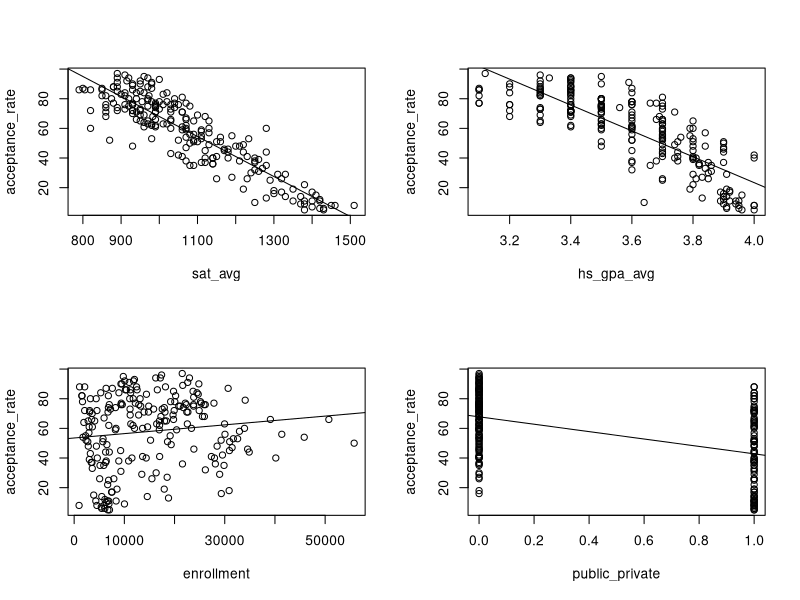
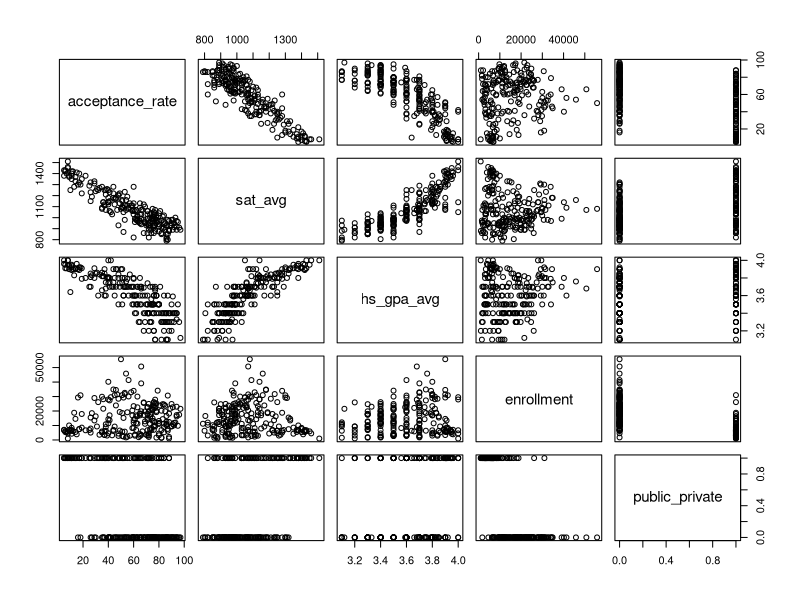
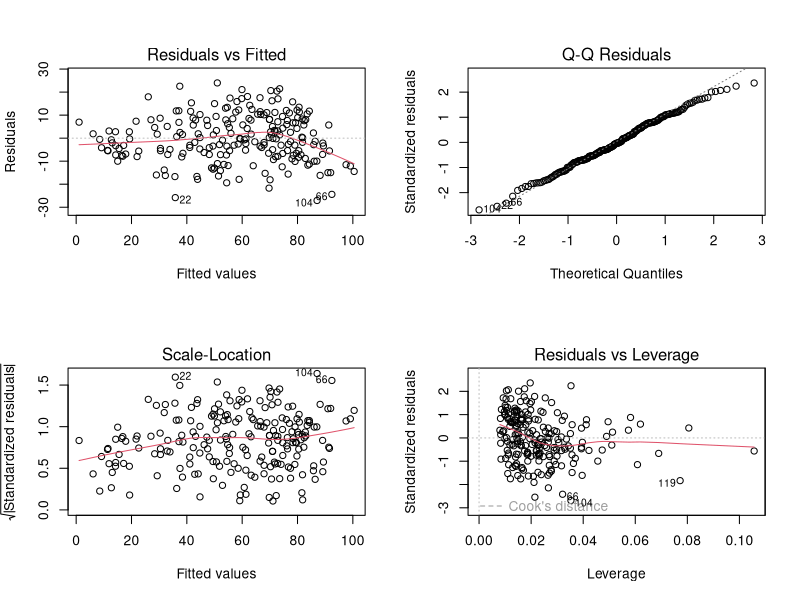
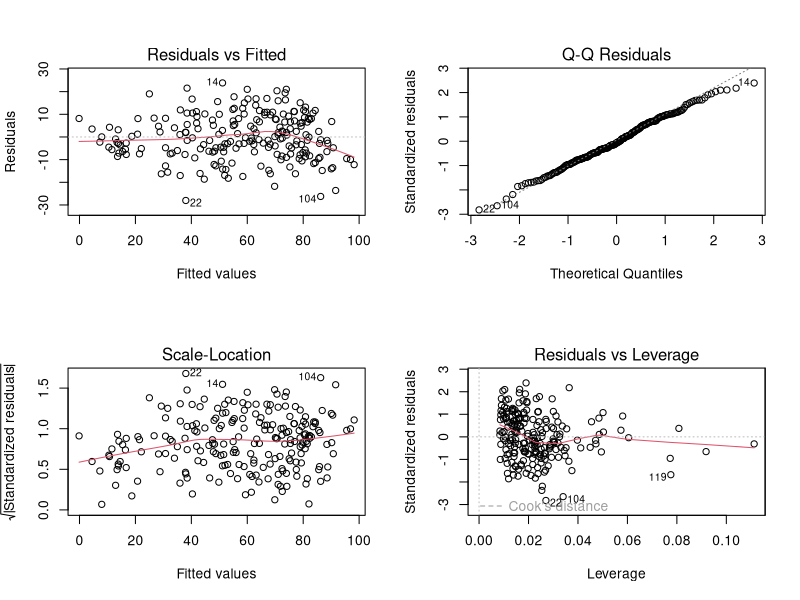
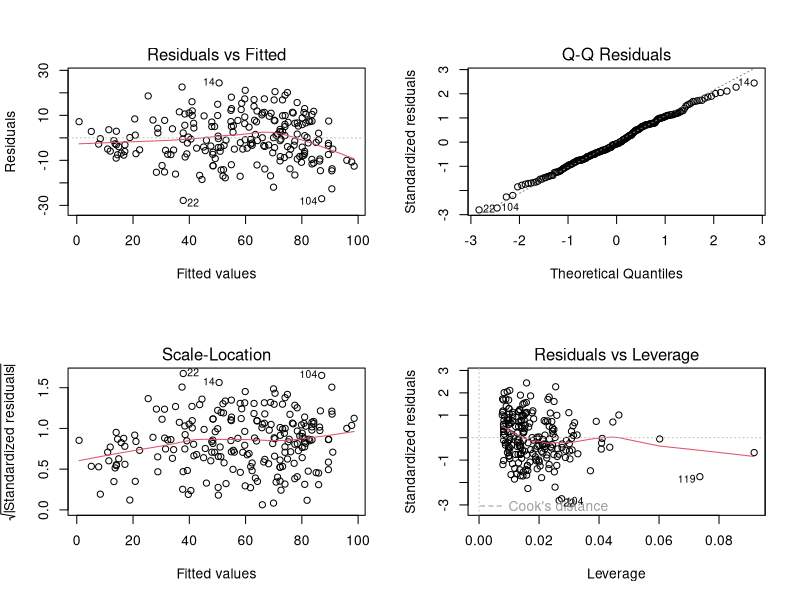
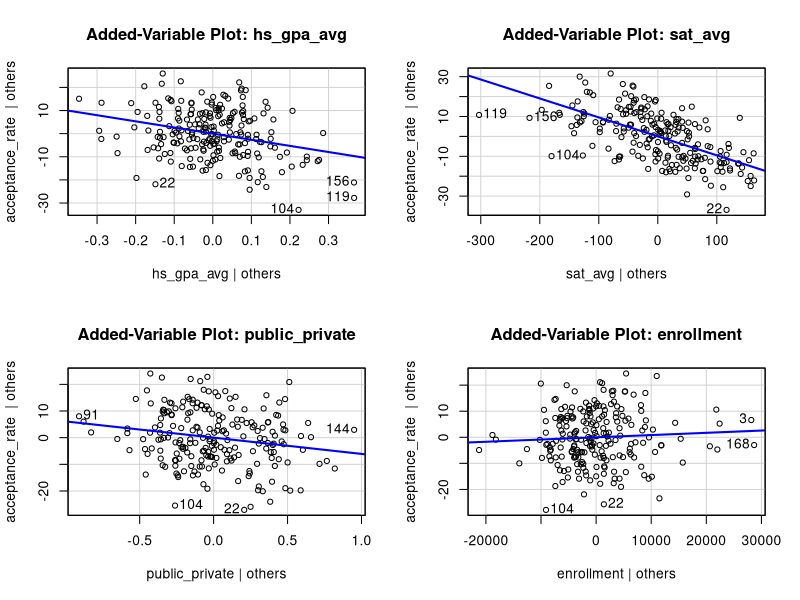
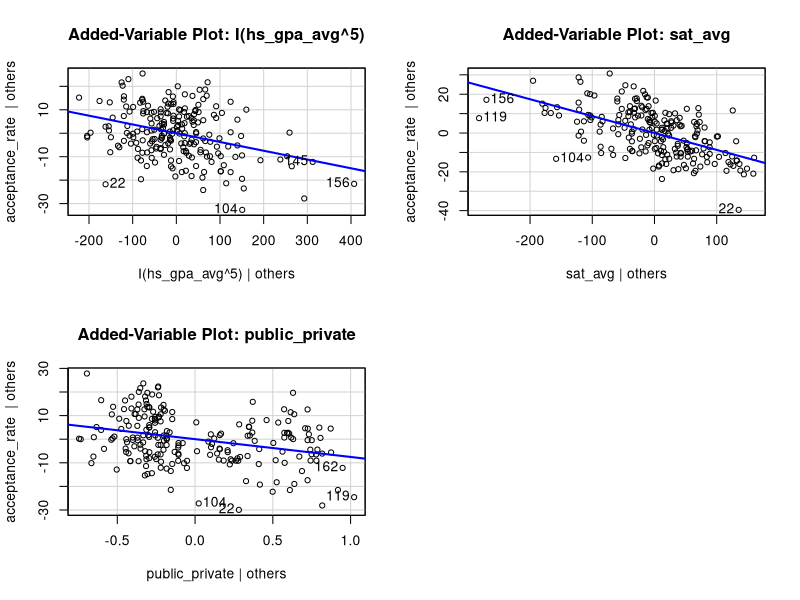

Recreate these plots in R, in order.
## ---- chunk 1
## Loading the data

library(tidyverse)
data <- read.csv('revised_dataset.csv')
data <- tibble(data) %>% select(acceptance_rate, name, sat_avg, hs_gpa_avg, enrollment, public_private) %>% mutate(public_private = case_when(public_private == "private" ~ 1, public_private == "public" ~ 0))
attach(data)
data %>% filter(public_private == 0)
## ---- chunk 2

## Single Variable Relationships, Correlations

attach(data)

par(mfrow = c(2, 2))
plot(sat_avg, acceptance_rate)
abline(lm(acceptance_rate ~ sat_avg))
plot(hs_gpa_avg, acceptance_rate)
abline(lm(acceptance_rate ~ hs_gpa_avg))
plot(enrollment, acceptance_rate)
abline(lm(acceptance_rate ~ enrollment))
plot(public_private, acceptance_rate)
abline(lm(acceptance_rate ~ public_private))

pairs(data %>% select(acceptance_rate, sat_avg, hs_gpa_avg, enrollment, public_private))

cor(data %>% select(acceptance_rate, sat_avg, hs_gpa_avg, enrollment, public_private))



## ---- chunk 3
## Untransformed and Unreduced Model

m1 <- lm(acceptance_rate ~ sat_avg + hs_gpa_avg + enrollment + public_private)
summary(m1)

par(mfrow = c(2, 2))
plot(m1)


## ---- chunk 4

## Transformed Model (don't include categorical variable public/private)

library(car)

tranxy <- powerTransform(cbind(acceptance_rate, sat_avg, hs_gpa_avg, enrollment) ~ 1)

summary(tranxy)

m2 <- lm(acceptance_rate ~ sat_avg + I(hs_gpa_avg^5) + public_private + enrollment)

summary(m2)

par(mfrow = c(2, 2))
plot(m2)


## Transforming sat_avg to log(sat_avg) makes our R^2 and diagnostics a bit worse, so the only variable we will transform is hs_gpa_avg to (hs_gpa_avg)^5
## ---- chunk 5
## Variable Reduction

## No multicollinearity issues, since all VIFs are less than 5.
vif(m2)

## Forward Step and Backward Elmination with AIC or BIC: Include all but enrollment (as we expected)

step(lm(acceptance_rate ~ 1), acceptance_rate ~ sat_avg + I(hs_gpa_avg^5) + public_private + enrollment, k = log(nrow(data)))
#step(lm(acceptance_rate ~ 1), acceptance_rate ~ sat_avg + I(hs_gpa_avg^5) + public_private + enrollment, k = log(nrow(data)))

step(lm(acceptance_rate ~ sat_avg + I(hs_gpa_avg^5) + public_private + enrollment), acceptance_rate ~ sat_avg + I(hs_gpa_avg^5) + public_private + enrollment)
#step(lm(acceptance_rate ~ sat_avg + I(hs_gpa_avg^5) + public_private + enrollment), acceptance_rate ~ sat_avg + I(hs_gpa_avg^5) + public_private + enrollment, k = log(nrow(data)))

## ---- chunk 6
#Final Model
final_model <- lm(acceptance_rate ~ sat_avg + I(hs_gpa_avg^5) + public_private)
summary(final_model)
par(mfrow = c(2, 2))
plot(final_model)



## Model Assessment

## R^2 and p-values are all great, and coefficients make intuitive sense
## Diagnostic plots are pretty good - appears to be normally distributed
## Only one bad leverage point (119) which is a small private school (Gardner-Webb University) with a pretty high average GPA and a higher acceptance rate.
## There is a bit of nonlinearity present that we can see on the far right of the residuals vs fitted plot.
## This is likely because we don't have many colleges in our dataset that have near a 100% acceptance rate, as those colleges usually don't report average GPA and test scores.


## Interpretations:

# SAT SCORE

## For every one point increase in SAT score, the acceptance rate tends to decrease by 0.087%.
#### This makes sense because higher average test scores should be associated with a lower acceptance rate.
#### Additionally, this number is very small because a one point change in an SAT score (which is out of 1600) is very small.

# HIGH SCHOOL GPA

## Difficult to interpret directly, since we transformed the variable. 
#### However, the negative coefficient shows that an increase in average high school gpa also leads to a decrease in acceptance rate.

# PUBLIC/PRIVATE

## With all else held equal, a private school tends to have a 7.54% lower acceptance rate than a public school.
#### This could be partially affected by the fact that our dataset has a bunch of public state schools with very high acceptance rates - this trend may not be as strong among colleges with lower acceptance rates.
## ---- chunk 7
par(mfrow = c(2,2))
avPlot(m1, variable = hs_gpa_avg, ask = FALSE)
avPlot(m1, variable = sat_avg, ask = FALSE)
avPlot(m1, variable = public_private, ask = FALSE)
avPlot(m1, variable = enrollment, ask = FALSE)
## ---- chunk 8
par(mfrow = c(2,2))
avPlot(final_model, variable = I(hs_gpa_avg^5), ask = FALSE)
avPlot(final_model, variable = sat_avg, ask = FALSE)
avPlot(final_model, variable = public_private, ask = FALSE)
